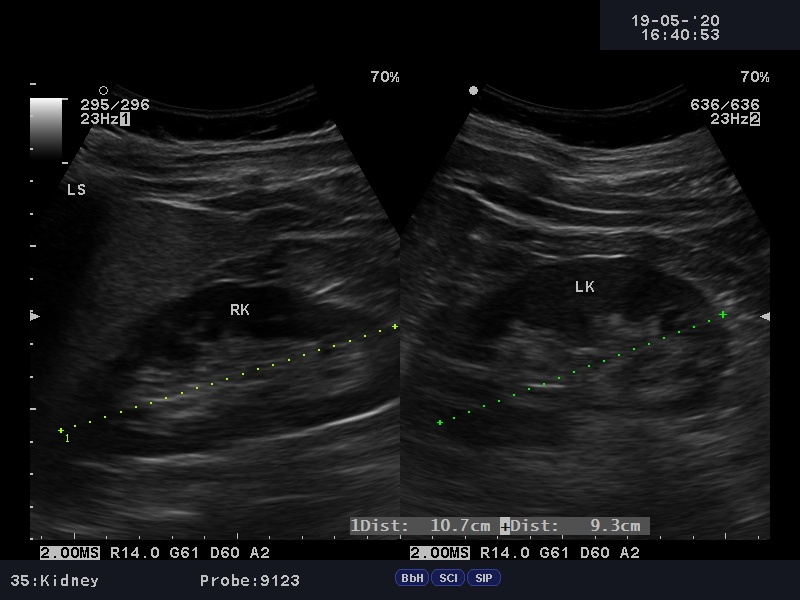
#> input picture images/-_2003880-_URO-_20442_20200519_Kidney_0002.JPG, 800 x 600 px, found by its file name
$ python edges.py
#> lines starting #> are read from the running program, lines starting #| are printed output that depends on the picture; after the words box and inside, x2 and y2 are one past the last pixel; in counts of white or black regions, pixels touching at a corner belong together
# contours using edge detection
import cv2
import matplotlib.pyplot as plt

# Read the image
image3 = cv2.imread('images/-_2003880-_URO-_20442_20200519_Kidney_0002.JPG')
#> image3 is the input picture: shape (600, 800, 3); mean B, G, R 24.6, 23.8, 23.5
# plt.imshow(image3)
# plt.show()

# Display the image
# plt.figure(figsize=[10,10])

# Blur the image to remove noise
blurred_image = cv2.GaussianBlur(image3,(5,5),0)

# Apply canny edge detection
edges = cv2.Canny(blurred_image, 100, 160)
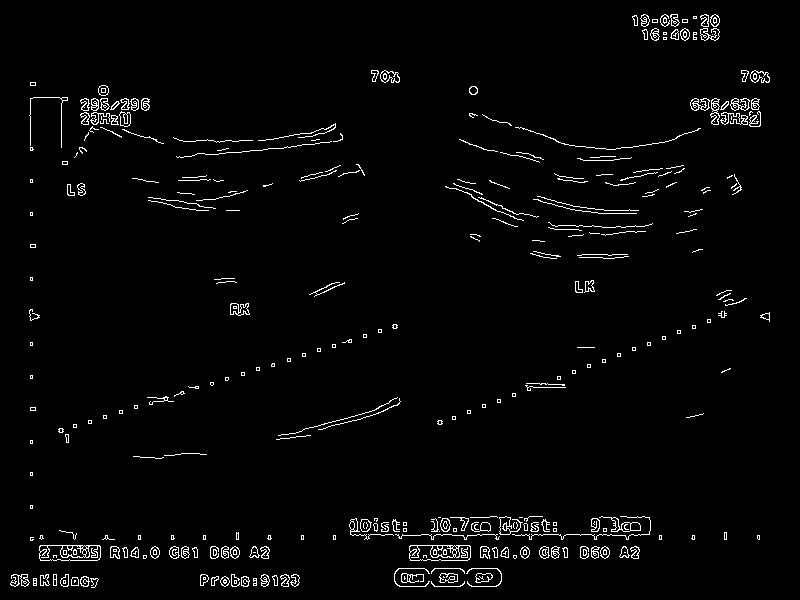
#> edges: shape (600, 800); 2.5% white in thin lines or dots

# Display the resultant binary image of edges
# plt.figure(figsize=[10,10])
# plt.imshow(edges,cmap='Greys_r');plt.title("Edges Image");plt.axis("off")

# Detect the contour using the edges
contours, hierarchy = cv2.findContours(edges, cv2.RETR_EXTERNAL, cv2.CHAIN_APPROX_SIMPLE)
#> contours = 314 contours, 221 with area under 20; largest, box (x1, y1, x2, y2) and area: (39, 545, 101, 561) 898, (409, 545, 471, 561) 896, (599, 516, 641, 532) 214, (499, 516, 523, 535) 168, (750, 70, 770, 83) 162

# Draw the contours
image3_copy = image3.copy()
cv2.drawContours(image3_copy, contours, -1, (0, 255, 0), 2)
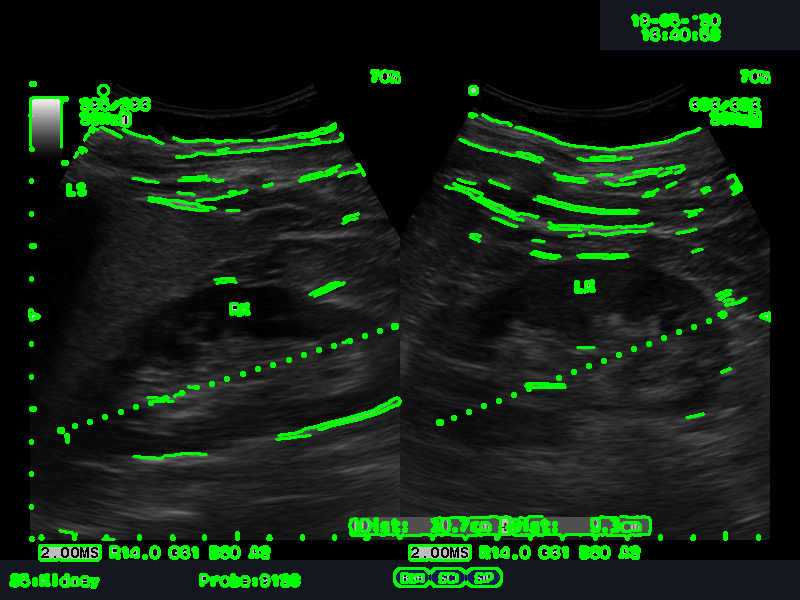
#> image3_copy: shape (600, 800, 3); 6.67% of pixels changed, all inside (x1, y1, x2, y2) = (9, 13, 771, 589)

# Display the drawn contours
# plt.figure(figsize=[10,10])

image3_copy2 = image3.copy()

# Remove noise from the image
blurred = cv2.GaussianBlur(image3_copy2,(3,3),0)

# Convert the image to gray-scale
gray = cv2.cvtColor(blurred, cv2.COLOR_BGR2GRAY)

# Perform adaptive thresholding
binary = cv2.adaptiveThreshold(gray,255,cv2.ADAPTIVE_THRESH_GAUSSIAN_C,cv2.THRESH_BINARY_INV, 11, 5)
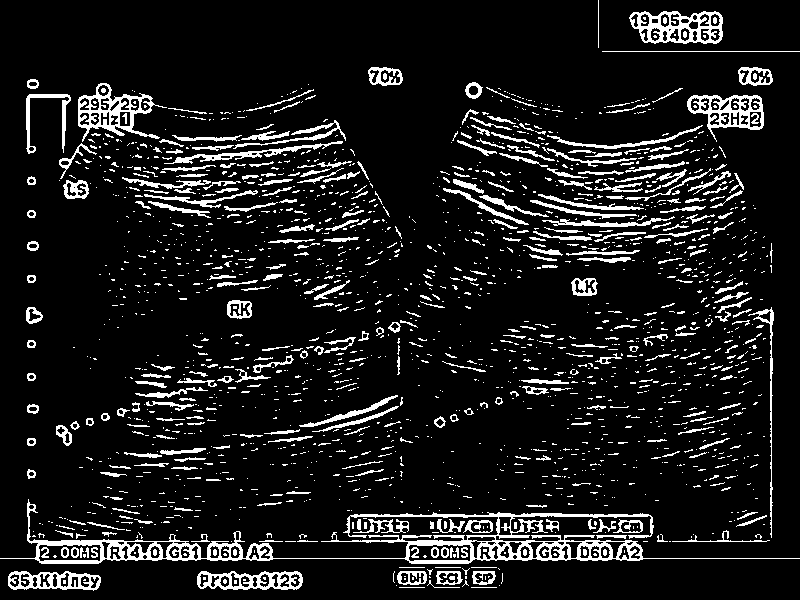
#> binary: shape (600, 800); 10.5% white in thin lines or dots

# Detect and Draw contours
contours, hierarchy = cv2.findContours(binary, cv2.RETR_EXTERNAL, cv2.CHAIN_APPROX_SIMPLE)
#> contours = 1801 contours, 1596 with area under 20; largest, box (x1, y1, x2, y2) and area: (0, 499, 800, 564) 10608, (629, 11, 723, 44) 2478, (78, 83, 167, 142) 2322, (687, 95, 764, 142) 2032, (197, 571, 303, 590) 1560
cv2.drawContours(image3_copy2, contours, -1, (0, 255, 0), 2)
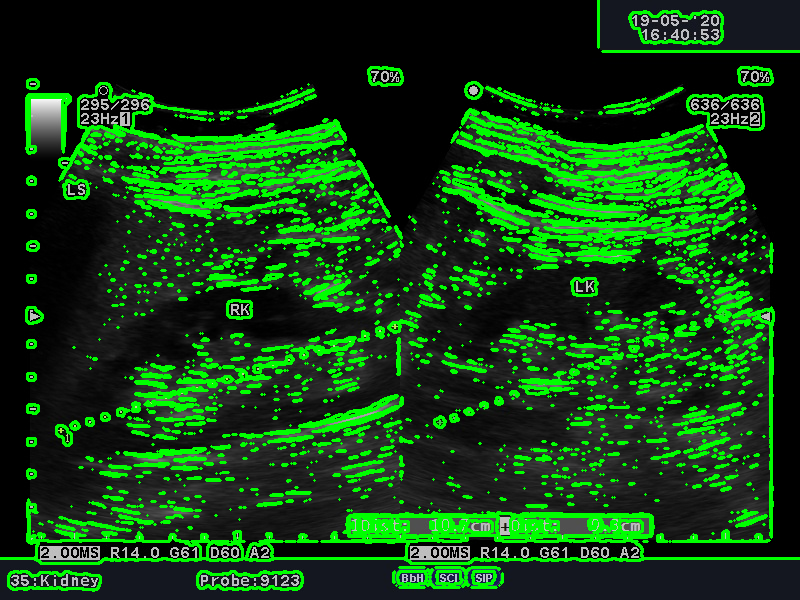
#> image3_copy2: shape (600, 800, 3); 18.95% of pixels changed, all inside (x1, y1, x2, y2) = (0, 0, 800, 592)

# Plotting both results for comparison
# plt.figure(figsize=[14,10])
plt.subplot(211);plt.imshow(image3_copy2[:,:,::-1]);plt.title("Using Adaptive Thresholding");plt.axis('off')
plt.subplot(212);plt.imshow(image3_copy[:,:,::-1]);plt.title("Using Edge Detection");plt.axis('off')
plt.show()
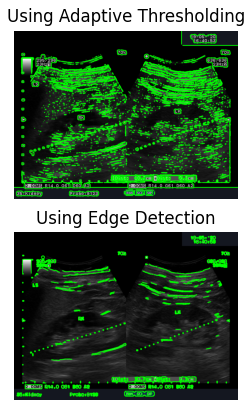
#> figure drawn by matplotlib, 2 panels
